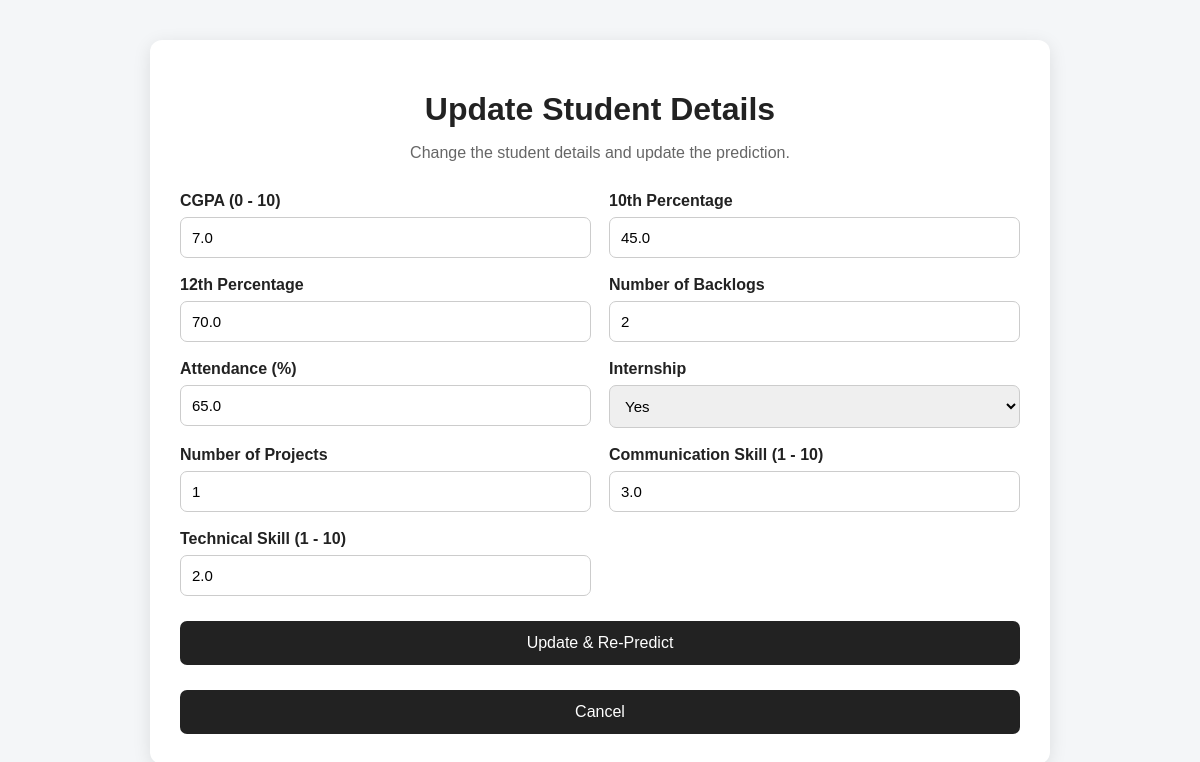
Screenshot of /update/2 with the database file from the repository.
### tables this page shows
CREATE TABLE students (

            id INTEGER PRIMARY KEY AUTOINCREMENT,

            cgpa REAL,
            tenth REAL,
            twelfth REAL,
            backlogs INTEGER,
            attendance REAL,
            internship INTEGER,
            projects INTEGER,
            communication REAL,
            technical REAL,

            prediction INTEGER,
            result TEXT,

            created_at TIMESTAMP DEFAULT CURRENT_TIMESTAMP
        );

### backend/app.py (the view)
@app.route("/update/<int:student_id>", methods=["GET"])
def update_student(student_id):
    connection = sqlite3.connect(DATABASE_PATH)
    connection.row_factory = sqlite3.Row
    cursor = connection.cursor()
    cursor.execute(
        "SELECT * FROM students WHERE id = ?",
        (student_id,)
    )
    student = cursor.fetchone()
    connection.close()
    if student is None:
        return "Student not found"
    return render_template(
        "update.html",
        student=student
    )

### frontend/templates/update.html (shortened to what this page needs)
<!DOCTYPE html>
<html lang="en">
<head>
    <link rel="stylesheet"
          href="{{ url_for('static', filename='style.css') }}">
</head>
<body>
<div class="container">
    <h1>Update Student Details</h1>
    <p class="subtitle">
        Change the student details and update the prediction.
    </p>
    <form
        action="{{ url_for(
            'save_updated_student',
            student_id=student['id']
        ) }}"
        method="POST"
    >
        <div class="grid">
            <div class="field">
                <label>CGPA (0 - 10)</label>
                <input
                    type="number"
                    name="cgpa"
                    min="0"
                    max="10"
                    step="0.01"
                    value="{{ student['cgpa'] }}"
                    required
                >
            </div>
            <div class="field">
                <label>10th Percentage</label>
                <input
                    type="number"
                    name="tenth"
                    min="0"
                    max="100"
                    step="0.01"
                    value="{{ student['tenth'] }}"
                    required
                >
            </div>
            <div class="field">
                <label>12th Percentage</label>
                <input
                    type="number"
                    name="twelfth"
                    min="0"
                    max="100"
                    step="0.01"
                    value="{{ student['twelfth'] }}"
                    required
                >
            </div>
            <div class="field">
                <label>Number of Backlogs</label>
                <input
                    type="number"
                    name="backlogs"
                    min="0"
                    value="{{ student['backlogs'] }}"
                    required
                >
            </div>
            <div class="field">
                <label>Attendance (%)</label>
                <input
                    type="number"
                    name="attendance"
                    min="0"
                    max="100"
                    step="0.01"
                    value="{{ student['attendance'] }}"
                    required
                >
            </div>
            <div class="field">
                <label>Internship</label>
                <select name="internship" required>
                    <option
                        value="1"
                        {% if student['internship'] == 1 %}
                        selected
                        {% endif %}
                    >
                        Yes
                    </option>
                </select>
            </div>
            <div class="field">
                <label>Number of Projects</label>
                <input
                    type="number"
                    name="projects"
                    min="0"
                    value="{{ student['projects'] }}"
                    required
                >
            </div>
            <div class="field">
                <label>
                    Communication Skill (1 - 10)
                </label>
                <input
                    type="number"
                    name="communication"
                    min="1"
                    max="10"
                    value="{{ student['communication'] }}"
                    required
                >
            </div>
            <div class="field">
                <label>
                    Technical Skill (1 - 10)
                </label>
                <input
                    type="number"
                    name="technical"
                    min="1"
                    max="10"
                    value="{{ student['technical'] }}"
                    required
                >
            </div>
        </div>
        <button type="submit">
            Update & Re-Predict
        </button>
    </form>
    <a
        href="/students"
        class="back-button"
    >
        Cancel
    </a>
</div>
</body>
</html>

### frontend/static/style.css (style rules this page uses)
* { box-sizing: border-box; }
body { margin: 0; font-family: Arial, sans-serif; background: #f4f6f8; color: #222; }
.container { width: min(900px, 92%); margin: 40px auto; background: white; padding: 30px; border-radius: 12px; box-shadow: 0 4px 18px rgba(0, 0, 0, 0.10); }
h1 { text-align: center; margin-bottom: 8px; }
.subtitle { text-align: center; color: #666; margin-bottom: 30px; }
.grid { display: grid; grid-template-columns: 1fr 1fr; gap: 18px; }
.field { display: flex; flex-direction: column; }
label { margin-bottom: 7px; font-weight: bold; }
input, select { padding: 11px; border: 1px solid #ccc; border-radius: 7px; font-size: 15px; }
button, .back-button { display: block; width: 100%; margin-top: 25px; padding: 13px; border: none; border-radius: 7px; background: #222; color: white; font-size: 16px; text-align: center; text-decoration: none; cursor: pointer; }

### rows the page displays
students: cgpa "7.0", tenth "45.0", twelfth "70.0", backlogs "2", attendance "65.0", internship "Yes", projects "1", communication "3.0", technical "2.0"
